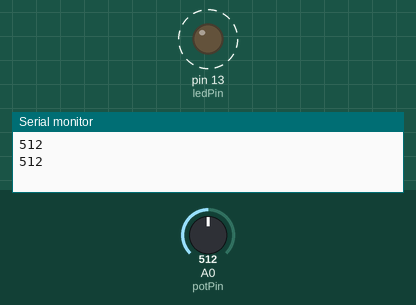
A sketch run on a simulated Arduino Uno, built with avr-gcc and run on an emulated ATmega328P. Parts: output pins drawn as LEDs (lit = HIGH), the last lines printed to the serial monitor. Dashed ring = blinking. The inputs (shaded band) are chosen by the test bench; at power-on: A0 (potPin) = 512.

Above: at 1.8 s.
1.9 s: A0 (potPin) set to 306
At 2.2 s:
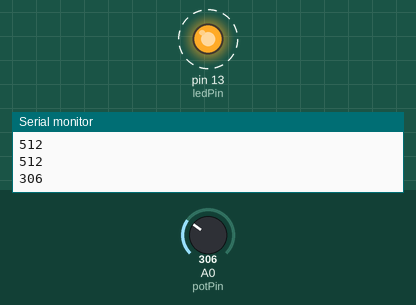
5.4 s: A0 (potPin) set to 122
At 5.56 s:
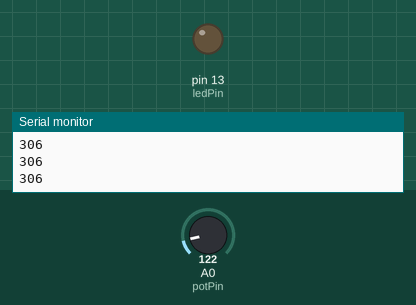
Timing chart, 0 to 14.9 s (numbered marks = the images above; inputs shaded):
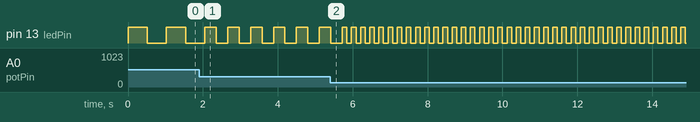

The sketch:

5.6_Reading_Analog_Values.ino
```cpp
/*
 * Read the voltage on an analog pin using a potentiometer
 *
 * - The sketch reads the voltage on an analog pin and
 * flashed an LED in a proportional rate to the value.
 */

#include <Streaming.h>

 const int potPin = 0; // Select the input pint for the potentiometer
 const int ledPin = 13;
 int val = 0;         // Variable to store the value coming from the sensor


void setup() {
  Serial.begin(9600);
  pinMode(ledPin, OUTPUT);
}

void loop() {
  val = analogRead(potPin);  // Read the voltage on the potentiometer
  Serial << val << endl;
  digitalWrite(ledPin, HIGH);
  delay(val);               // Blink rate set by pot value (milliseconds)
  digitalWrite(ledPin, LOW);
  delay(val);              // Turn led off for the same period as it was turned on

}
```

Measured:
- after the input at 1.9 s, pin 13 (ledPin): alternates HIGH for 0.31 s and LOW for 0.31 s, starting after 0.46 s
- by itself, pin 13 (ledPin): alternates HIGH for 0.51 s and LOW for 0.51 s
